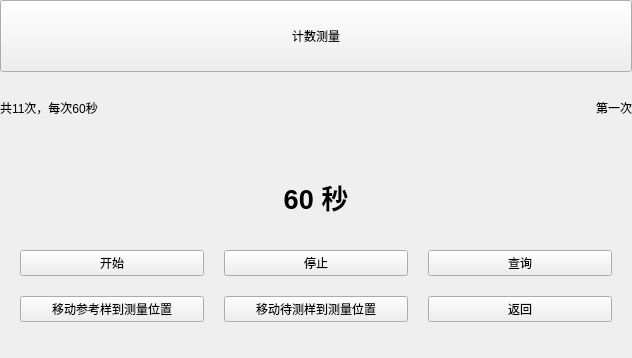
<?xml version="1.0" encoding="UTF-8"?>
<ui version="4.0">
 <class>countingMeasurement</class>
 <widget class="QWidget" name="countingMeasurement">
  <property name="geometry">
   <rect>
    <x>0</x>
    <y>0</y>
    <width>632</width>
    <height>358</height>
   </rect>
  </property>
  <property name="windowTitle">
   <string>Form</string>
  </property>
  <layout class="QGridLayout" name="gridLayout">
   <property name="leftMargin">
    <number>0</number>
   </property>
   <property name="topMargin">
    <number>0</number>
   </property>
   <property name="rightMargin">
    <number>0</number>
   </property>
   <property name="bottomMargin">
    <number>0</number>
   </property>
   <property name="spacing">
    <number>0</number>
   </property>
   <item row="0" column="0">
    <layout class="QVBoxLayout" name="verticalLayout" stretch="2,2,3,3,1">
     <property name="spacing">
      <number>0</number>
     </property>
     <item>
      <widget class="QPushButton" name="pushButton_7">
       <property name="sizePolicy">
        <sizepolicy hsizetype="Minimum" vsizetype="Preferred">
         <horstretch>0</horstretch>
         <verstretch>0</verstretch>
        </sizepolicy>
       </property>
       <property name="text">
        <string>计数测量</string>
       </property>
      </widget>
     </item>
     <item>
      <layout class="QHBoxLayout" name="horizontalLayout_3" stretch="5,1">
       <property name="spacing">
        <number>0</number>
       </property>
       <item>
        <widget class="QLabel" name="label_2">
         <property name="text">
          <string>共11次，每次60秒</string>
         </property>
        </widget>
       </item>
       <item>
        <widget class="QLabel" name="label_counter">
         <property name="text">
          <string>第一次</string>
         </property>
         <property name="alignment">
          <set>Qt::AlignRight|Qt::AlignTrailing|Qt::AlignVCenter</set>
         </property>
        </widget>
       </item>
      </layout>
     </item>
     <item>
      <widget class="QLabel" name="label_seconds">
       <property name="sizePolicy">
        <sizepolicy hsizetype="Minimum" vsizetype="Minimum">
         <horstretch>0</horstretch>
         <verstretch>0</verstretch>
        </sizepolicy>
       </property>
       <property name="font">
        <font>
         <pointsize>20</pointsize>
         <weight>75</weight>
         <bold>true</bold>
         <stylestrategy>PreferAntialias</stylestrategy>
        </font>
       </property>
       <property name="text">
        <string>60 秒</string>
       </property>
       <property name="alignment">
        <set>Qt::AlignCenter</set>
       </property>
      </widget>
     </item>
     <item>
      <layout class="QGridLayout" name="gridLayout_2">
       <property name="leftMargin">
        <number>20</number>
       </property>
       <property name="topMargin">
        <number>0</number>
       </property>
       <property name="rightMargin">
        <number>20</number>
       </property>
       <property name="bottomMargin">
        <number>0</number>
       </property>
       <property name="spacing">
        <number>20</number>
       </property>
       <item row="0" column="2">
        <widget class="QPushButton" name="pushButton_5">
         <property name="text">
          <string>查询</string>
         </property>
        </widget>
       </item>
       <item row="0" column="1">
        <widget class="QPushButton" name="pushButton_2">
         <property name="text">
          <string>停止</string>
         </property>
        </widget>
       </item>
       <item row="0" column="0">
        <widget class="QPushButton" name="pushButton">
         <property name="text">
          <string>开始</string>
         </property>
        </widget>
       </item>
       <item row="1" column="2">
        <widget class="QPushButton" name="pushButton_3">
         <property name="text">
          <string>返回</string>
         </property>
        </widget>
       </item>
       <item row="1" column="0">
        <widget class="QPushButton" name="pushButton_4">
         <property name="text">
          <string>移动参考样到测量位置</string>
         </property>
        </widget>
       </item>
       <item row="1" column="1">
        <widget class="QPushButton" name="pushButton_6">
         <property name="text">
          <string>移动待测样到测量位置</string>
         </property>
        </widget>
       </item>
      </layout>
     </item>
     <item>
      <layout class="QHBoxLayout" name="horizontalLayout">
       <property name="spacing">
        <number>0</number>
       </property>
       <item>
        <widget class="issample" name="widget" native="true"/>
       </item>
       <item>
        <widget class="ispreheat" name="widget_2" native="true"/>
       </item>
       <item>
        <widget class="date_widget" name="widget_3" native="true"/>
       </item>
      </layout>
     </item>
    </layout>
   </item>
  </layout>
 </widget>
 <customwidgets>
  <customwidget>
   <class>date_widget</class>
   <extends>QWidget</extends>
   <header>date_widget.h</header>
   <container>1</container>
  </customwidget>
  <customwidget>
   <class>issample</class>
   <extends>QWidget</extends>
   <header>issample.h</header>
   <container>1</container>
  </customwidget>
  <customwidget>
   <class>ispreheat</class>
   <extends>QWidget</extends>
   <header>ispreheat.h</header>
   <container>1</container>
  </customwidget>
 </customwidgets>
 <resources/>
 <connections/>
</ui>
